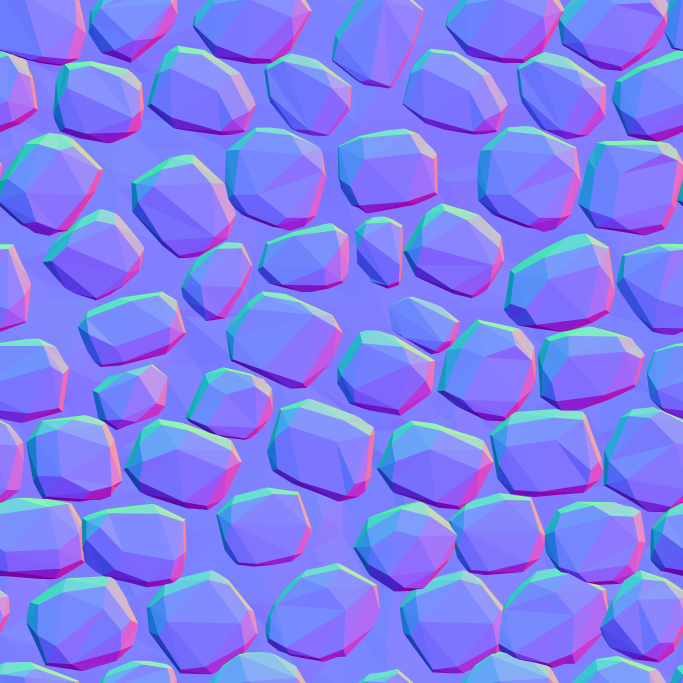
#> input picture asset_creation/terrain_source/Cobblestone_Normals_01.png, 2048 x 2048 px (shown at 1/3 size)
$ python inspect_terrain_texture.py terrain_source/Cobblestone_Normals_01.png
#> lines starting #> are read from the running program, lines starting #| are printed output that depends on the picture
#!/usr/bin/env python3
"""Validate terrain splat source art before it is packed into the KTX2 arrays.

    python3 asset_creation/inspect_terrain_texture.py                  # check every layer in the table
    python3 asset_creation/inspect_terrain_texture.py foo.png --role normal
    python3 asset_creation/inspect_terrain_texture.py --json

Exits non-zero on any ERROR, so it can gate a build.

WHY THIS EXISTS
---------------
Every failure this catches is silent. None of them throw, none of them produce a red pixel,
and all of them look like something else once they are on screen:

  * a diffuse image dropped into a normal slot reads as "the lighting is broken"
  * a normal map dropped into an albedo slot reads as "the terrain went blue"
  * a non-tiling source reads as "there are seams in the shader"
  * a non-square source is silently stretched by the builder's `resize_exact`

This project has already paid for the colour-space version of this mistake once: the dead trees
shipped amber instead of grey-brown, and it survived a visual check because a wrong wood tone is
still a believable wood tone. Wrong-but-plausible is the expensive kind, and it is exactly what
an automated check is good at and eyes are bad at.

The layer roster is READ FROM `shared/src/terrain/material.rs`, not duplicated here -- so this
also catches the table naming a file that does not exist, which is otherwise a builder crash
halfway through a run.
"""

import argparse
import json
import os
import re
import sys

try:
    from PIL import Image
except ImportError:
    sys.exit("needs Pillow:  python3 -m pip install pillow")

REPO = os.path.dirname(os.path.dirname(os.path.abspath(__file__)))
TABLE = os.path.join(REPO, "shared/src/terrain/material.rs")
SOURCE_DIR = os.path.join(REPO, "asset_creation/terrain_source")

# The builder resizes everything to this. A smaller source is upscaled, which is worse than
# useless -- it costs the same VRAM and carries no extra detail.
TARGET_DIM = 1024


def layer_table():
    """Parse TERRAIN_LAYERS out of the Rust source.

    Deliberately a regex over the real file rather than a copy of it: a copy would be a fifth
    place the four-layer contract lives, which is the exact problem the table was created to end.
    """
    if not os.path.exists(TABLE):
        return []
    text = open(TABLE, encoding="utf-8").read()
    block = re.search(r"pub const TERRAIN_LAYERS[^=]*=\s*\[(.*?)\n\];", text, re.S)
    if not block:
        return []
    layers = []
    for entry in re.finditer(
        r"TerrainLayerDef\s*\{(.*?)\n    \}", block.group(1), re.S
    ):
        body = entry.group(1)

        def field(name):
            m = re.search(rf'{name}:\s*"([^"]+)"', body)
            return m.group(1) if m else None

        layers.append(
            {
                "display_name": field("display_name"),
                "albedo_source": field("albedo_source"),
                "normal_source": field("normal_source"),
            }
        )
    return layers


def decode_normals(img):
    """Tangent-space normals as (mean_z, mean_length) after mapping 0..255 -> -1..1."""
    small = img.convert("RGB").resize((128, 128))
    grid = small.load()
    px = [grid[x, y] for y in range(128) for x in range(128)]
    zs, lens = [], []
    for r, g, b in px:
        x = r / 127.5 - 1.0
        y = g / 127.5 - 1.0
        z = b / 127.5 - 1.0
        zs.append(z)
        lens.append((x * x + y * y + z * z) ** 0.5)
    n = len(px)
    return sum(zs) / n, sum(lens) / n


def looks_like_normal_map(img):
    """A normal map points mostly outward (+Z) and its vectors are unit length."""
    mean_z, mean_len = decode_normals(img)
    return mean_z > 0.55 and 0.80 < mean_len < 1.20


def seam_score(img):
    """How much worse the wrap-around seam is than a typical interior seam.

    A texture that tiles has a wrap edge no more discontinuous than the pixels next to it.
    One that does not tile has a visible line every `tile_metres` -- 5 to 8 m here, so it
    repeats across the whole map and reads as a shader bug rather than an art bug.

    Returns (horizontal, vertical) ratios. ~1.0 tiles; >3 does not.
    """
    small = img.convert("RGB").resize((256, 256))
    px = small.load()
    w, h = small.size

    def diff(ax, ay, bx, by):
        a, b = px[ax, ay], px[bx, by]
        return sum(abs(a[i] - b[i]) for i in range(3)) / 3.0

    # Wrap seams.
    wrap_h = sum(diff(w - 1, y, 0, y) for y in range(h)) / h
    wrap_v = sum(diff(x, h - 1, x, 0) for x in range(w)) / w
    # Typical interior discontinuity, sampled across the image.
    inner_h = sum(diff(x, y, x + 1, y) for x in range(0, w - 1, 4) for y in range(0, h, 8))
    inner_h /= max(1, len(range(0, w - 1, 4)) * len(range(0, h, 8)))
    inner_v = sum(diff(x, y, x, y + 1) for x in range(0, w, 8) for y in range(0, h - 1, 4))
    inner_v /= max(1, len(range(0, w, 8)) * len(range(0, h - 1, 4)))

    return (
        wrap_h / max(inner_h, 0.5),
        wrap_v / max(inner_v, 0.5),
    )


def validate(path, role):
    """role: 'albedo' | 'normal'. Returns (errors, warnings, stats)."""
    errors, warnings, stats = [], [], {}

    if not os.path.exists(path):
        return [f"missing file: {path}"], [], {}

    img = Image.open(path)
    w, h = img.size
    stats["size"] = f"{w}x{h}"
    stats["mode"] = img.mode
    stats["role"] = role

    # --- shape ---
    if w != h:
        errors.append(
            f"not square ({w}x{h}); the builder calls resize_exact(1024, 1024), which stretches it"
        )
    if w & (w - 1) or h & (h - 1):
        warnings.append(f"not a power of two ({w}x{h}); mip halving will drift off exact")
    if min(w, h) < TARGET_DIM:
        errors.append(
            f"smaller than {TARGET_DIM}px ({w}x{h}); it will be UPSCALED -- same VRAM, no detail"
        )

    # --- bit depth / channels ---
    if img.mode not in ("RGB", "RGBA", "L"):
        warnings.append(f"unusual mode {img.mode}; the builder converts to RGBA8")
    if "I" in img.mode or "16" in str(img.mode):
        warnings.append("16-bit source; BC7 encodes 8-bit, so the extra depth is discarded")

    # --- role: is this actually the kind of image the slot wants? ---
    is_normalish = looks_like_normal_map(img)
    mean_z, mean_len = decode_normals(img)
    stats["mean_z"] = round(mean_z, 3)
    stats["mean_len"] = round(mean_len, 3)

    if role == "normal":
        if not is_normalish:
            errors.append(
                f"does not look like a tangent-space normal map "
                f"(mean Z {mean_z:+.2f}, mean length {mean_len:.2f}; want Z > 0.55, length ~1.0). "
                f"A colour image here renders as broken lighting, never as an error."
            )
        # A normal map must NOT be loaded as sRGB. The builder hardcodes UNORM for the normal
        # array, so this is a note about authoring, not a bug it can introduce.
        if img.mode == "L":
            errors.append("greyscale: this is a height/bump map, not a normal map")
    else:
        if is_normalish:
            errors.append(
                f"looks like a NORMAL MAP, not colour "
                f"(mean Z {mean_z:+.2f}, mean length {mean_len:.2f}). "
                f"Check the albedo/normal slots are not swapped."
            )

    # --- tiling ---
    sh, sv = seam_score(img)
    stats["seam_h"] = round(sh, 2)
    stats["seam_v"] = round(sv, 2)
    if sh > 3.0 or sv > 3.0:
        errors.append(
            f"does not tile (wrap seam {sh:.1f}x/{sv:.1f}x the interior discontinuity). "
            f"Terrain repeats this every 5-8 m, so the seam covers the whole map."
        )
    elif sh > 1.8 or sv > 1.8:
        warnings.append(f"weak tiling (seam {sh:.1f}x/{sv:.1f}x); check for a visible line")

    return errors, warnings, stats


def main():
    ap = argparse.ArgumentParser(description=__doc__.split("\n")[0])
    ap.add_argument("files", nargs="*", help="images to check (default: every layer in the table)")
    ap.add_argument("--role", choices=("albedo", "normal"), help="required when naming files")
    ap.add_argument("--json", action="store_true", dest="as_json")
    args = ap.parse_args()

    targets = []  # (path, role, label)
    if args.files:
        if not args.role:
            # Fall back to the repo's naming convention rather than refusing outright.
            for f in args.files:
                role = "normal" if "normal" in os.path.basename(f).lower() else "albedo"
                targets.append((f, role, os.path.basename(f)))
        else:
            targets = [(f, args.role, os.path.basename(f)) for f in args.files]
    else:
        table = layer_table()
        if not table:
            sys.exit(f"could not parse TERRAIN_LAYERS from {TABLE}")
        seen = set()
        for i, layer in enumerate(table):
            for key, role in (("albedo_source", "albedo"), ("normal_source", "normal")):
                name = layer.get(key)
                if not name or (name, role) in seen:
                    continue
                seen.add((name, role))
                targets.append(
                    (
                        os.path.join(SOURCE_DIR, name),
                        role,
                        f"L{i} {layer['display_name']} {role}: {name}",
                    )
                )

    report, failed = {}, 0
    for path, role, label in targets:
        try:
            errors, warnings, stats = validate(path, role)
#> in validate, img is the input picture: PIL image 2048x2048 RGB; mean R, G, B 126.9, 127.4, 241.8
#> in decode_normals, `small = img.convert("RGB").resize((128, 128))`:
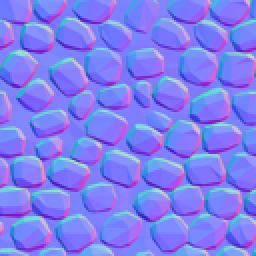
#> small: PIL image 128x128 RGB (shown 2 times larger); mean R, G, B 126.9, 127.4, 241.7
#> in decode_normals, `px = [grid[x, y] for y in range(128) for x in range(128)]`: px = 16384 items, first 6: (109, 123, 253), (107, 121, 252), (105, 120, 252), (104, 120, 252), (110, 121, 252), (137, 130, 254)
#> the loop in decode_normals, `for r, g, b in px:` made 16384 passes
#> (r, g, b, x, y, z) on passes 1 to 3: (109, 123, 253, -0.145, -0.0353, 0.984), (107, 121, 252, -0.161, -0.051, 0.976), (105, 120, 252, -0.176, -0.0588, 0.976)
#> after the loop in decode_normals, `for r, g, b in px:`: lens = 16384 values, max 1.07 at index 10080, min 0.341 at index 3450, mean 0.97; zs = 16384 values, max 1 at index 16, min 0.294 at index 3449, mean 0.896
#> in decode_normals, `n = len(px)`: n = 16384
#> in looks_like_normal_map, `mean_z, mean_len = decode_normals(img)`: mean_z = 0.896; mean_len = 0.97
#> in validate, `is_normalish = looks_like_normal_map(img)`: is_normalish = True
#> the loop in decode_normals (call 2), `for r, g, b in px:` made 16384 passes
#> in validate, `mean_z, mean_len = decode_normals(img)`: mean_z = 0.896; mean_len = 0.97
#> in seam_score, `small = img.convert("RGB").resize((256, 256))`:
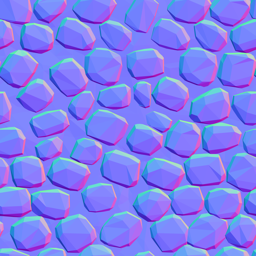
#> small: PIL image 256x256 RGB; mean R, G, B 126.9, 127.4, 241.8
#> in diff, `a, b = px[ax, ay], px[bx, by]`: a = (85, 127, 245); b = (109, 123, 253)
#> in seam_score, `wrap_h = sum(diff(w - 1, y, 0, y) for y in range(h)) / h`: wrap_h = 7.9
#> in validate, `sh, sv = seam_score(img)`: sh = 1.16; sv = 0.866
#> errors = []; warnings = []; stats = {'size': '2048x2048', 'mode': 'RGB', 'role': 'normal', 'mean_z': 0.896, 'mean_len': 0.97, 'seam_h': 1.16, 'seam_v': 0.87}
        except Exception as exc:
            errors, warnings, stats = [f"UNREADABLE: {exc}"], [], {}
        report[label] = {"errors": errors, "warnings": warnings, "stats": stats}
        if errors:
            failed += 1
        if args.as_json:
            continue
        mark = "FAIL" if errors else ("warn" if warnings else "PASS")
#> mark = 'PASS'
        print(
            f"\n{mark}  {label}"
            f"{'   ' + stats['size'] if 'size' in stats else ''}"
            f"{'  seam ' + str(stats['seam_h']) + '/' + str(stats['seam_v']) if 'seam_h' in stats else ''}"
        )
#| PASS  Cobblestone_Normals_01.png   2048x2048  seam 1.16/0.87
        for e in errors:
            print(f"    ERROR  {e}")
#> this loop made 0 passes
        for w in warnings:
            print(f"    warn   {w}")

    if args.as_json:
        print(json.dumps(report, indent=1))
    else:
        print(f"\n{len(targets) - failed}/{len(targets)} passed")
    return 1 if failed else 0


if __name__ == "__main__":
    sys.exit(main())
#> (the program exits here)

$ run again, on asset_creation/terrain_source/Dirt_Normals_01.png
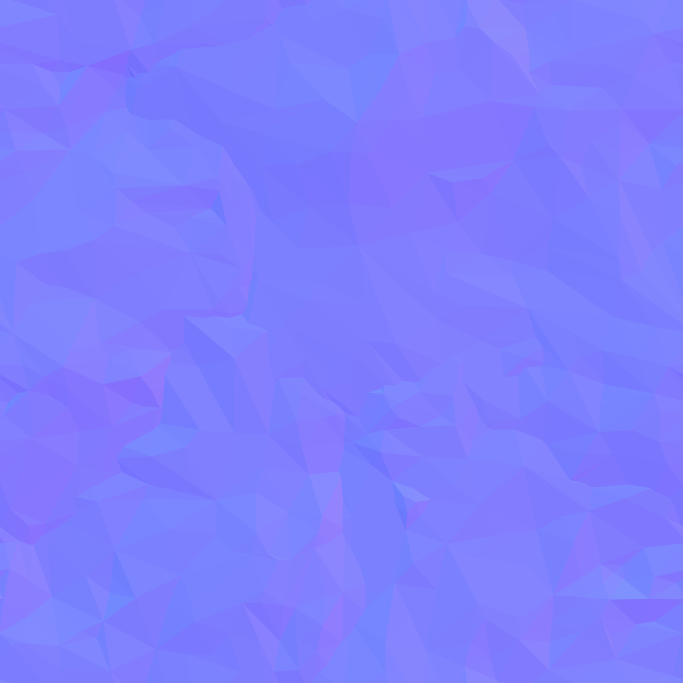
#> input picture asset_creation/terrain_source/Dirt_Normals_01.png, 2048 x 2048 px (shown at 1/3 size)
#> in validate, img is the input picture: PIL image 2048x2048 RGB; mean R, G, B 127, 127, 254
#> in decode_normals, `small = img.convert("RGB").resize((128, 128))`:
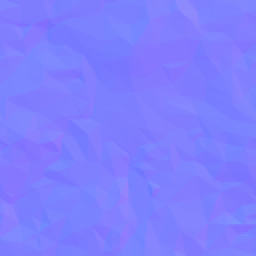
#> small: PIL image 128x128 RGB (shown 2 times larger); mean R, G, B 127, 127, 254
#> px = 16384 items, first 6: (128, 135, 254), (128, 135, 254), (128, 134, 254), (127, 131, 254), (125, 127, 254), (124, 125, 254)
#> the loop in decode_normals, `for r, g, b in px:` made 16384 passes
#> (r, g, x, y) on passes 1 to 3: (128, 135, 0.00392, 0.0588), (128, 135, 0.00392, 0.0588), (128, 134, 0.00392, 0.051)
#> after the loop in decode_normals, `for r, g, b in px:`: lens = 16384 values, max 1 at index 9237, min 0.985 at index 9601, mean 0.994; zs = 16384 values, max 0.992 at index 0, min 0.984 at index 92, mean 0.992
#> n = 16384
#> in looks_like_normal_map, `mean_z, mean_len = decode_normals(img)`: mean_z = 0.992; mean_len = 0.994
#> is_normalish = True
#> the loop in decode_normals (call 2), `for r, g, b in px:` made 16384 passes
#> in validate, `mean_z, mean_len = decode_normals(img)`: mean_z = 0.992; mean_len = 0.994
#> in diff, `a, b = px[ax, ay], px[bx, by]`: a = (128, 135, 254)
#> wrap_h = 0.57
#> sh = 1.14; sv = 0.69
#> errors = []; stats = {'size': '2048x2048', 'mode': 'RGB', 'role': 'normal', 'mean_z': 0.992, 'mean_len': 0.994, 'seam_h': 1.14, 'seam_v': 0.69}
#> mark = 'PASS'
#| PASS  Dirt_Normals_01.png   2048x2048  seam 1.14/0.69
